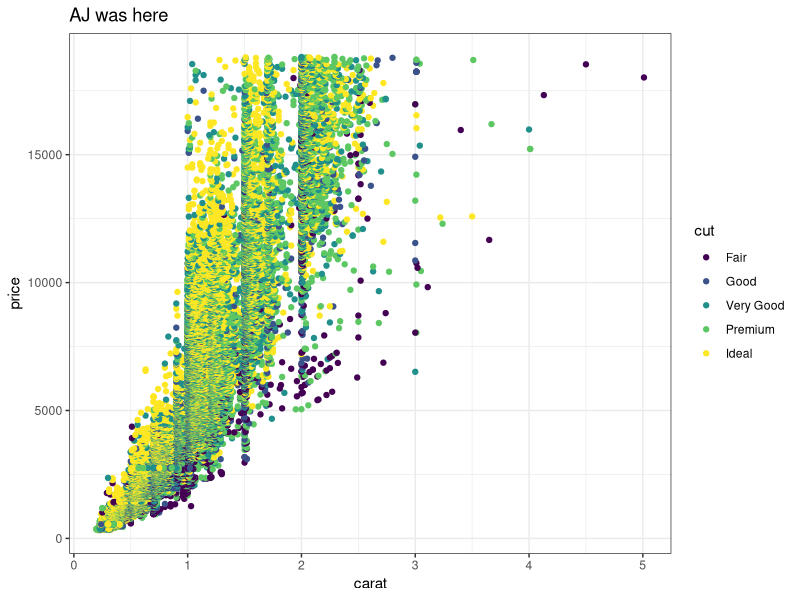
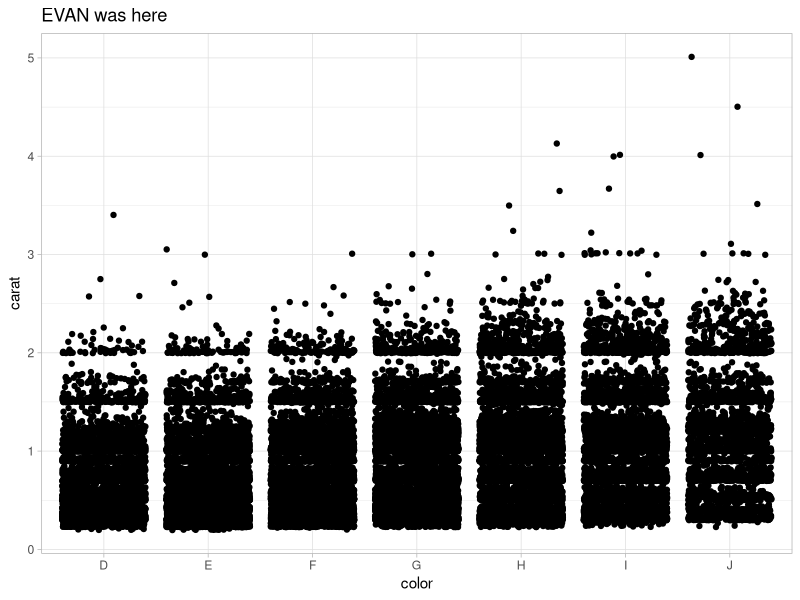
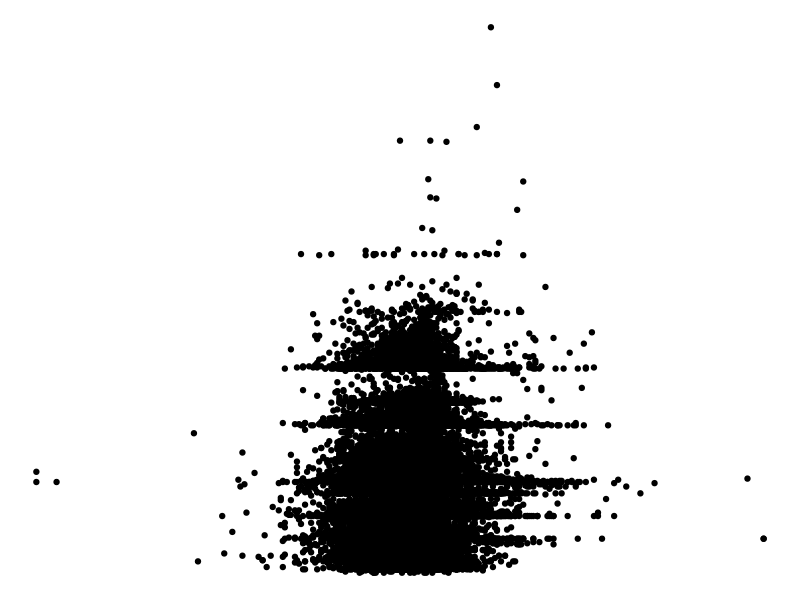

Write R code to recreate these figures, in order.
## ---- chunk 1
knitr::opts_chunk$set(echo = TRUE)
library(tidyverse)
## ---- chunk 2
# Partner 1: 
# Run the code below to see the original graph
# Change the code below to make the point color change based on 'cut', and update the theme to theme_bw(). Update the title to include your first name. 

ggplot(data = diamonds, aes(x = carat, y = price, color = cut)) +
  geom_point() +
  theme_bw() +
  labs(title = "AJ was here")
## ---- chunk 3
# Partner 2: 
# Run the code below to see the original graph
# Change the code below to make the geom a geom_jitter, and update the theme to theme_light. Update the title to include your first name. 

ggplot(data = diamonds, aes(x = color, y = carat)) +
  geom_jitter() +
  theme_light() +
  labs(title = "EVAN was here")
## ---- chunk 4
ggplot(data = diamonds, aes(x = depth, y = carat)) +
  geom_point() +
  theme_void()
## ---- chunk 5

